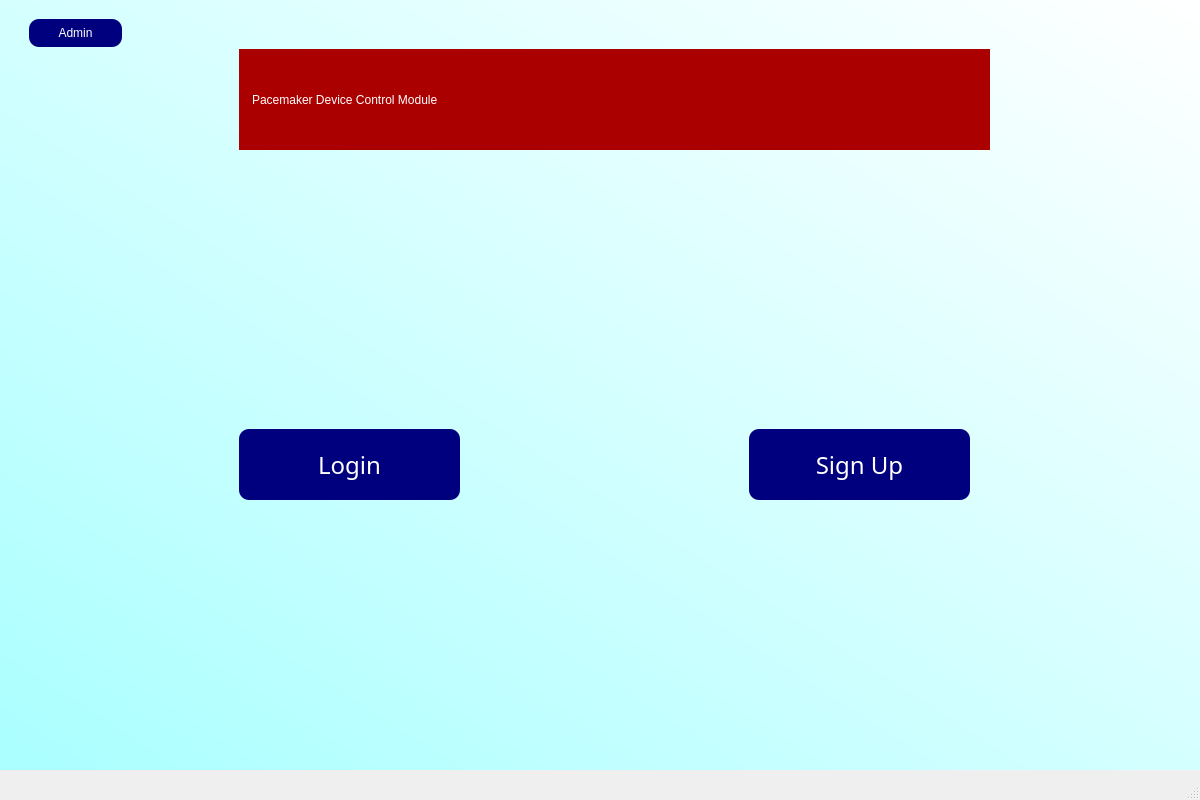
<?xml version="1.0" encoding="UTF-8"?>
<ui version="4.0">
 <class>MainWindow</class>
 <widget class="QMainWindow" name="MainWindow">
  <property name="geometry">
   <rect>
    <x>0</x>
    <y>0</y>
    <width>1200</width>
    <height>800</height>
   </rect>
  </property>
  <property name="windowTitle">
   <string>MainWindow</string>
  </property>
  <widget class="QWidget" name="centralwidget">
   <widget class="QWidget" name="bgWidget" native="true">
    <property name="geometry">
     <rect>
      <x>-1</x>
      <y>-1</y>
      <width>1201</width>
      <height>771</height>
     </rect>
    </property>
    <property name="cursor">
     <cursorShape>ArrowCursor</cursorShape>
    </property>
    <property name="mouseTracking">
     <bool>false</bool>
    </property>
    <property name="toolTipDuration">
     <number>5</number>
    </property>
    <property name="styleSheet">
     <string notr="true">QWidget#bgWidget{
background-color: qlineargradient(spread:reflect, x1:0, y1:1, x2:1, y2:0.00568182, stop:0 rgba(170, 255, 255, 255), stop:1 rgba(255, 255, 255, 255))}</string>
    </property>
    <widget class="QLabel" name="label">
     <property name="geometry">
      <rect>
       <x>240</x>
       <y>50</y>
       <width>751</width>
       <height>101</height>
      </rect>
     </property>
     <property name="cursor">
      <cursorShape>ArrowCursor</cursorShape>
     </property>
     <property name="mouseTracking">
      <bool>false</bool>
     </property>
     <property name="toolTipDuration">
      <number>5</number>
     </property>
     <property name="styleSheet">
      <string notr="true">background-color: rgb(170, 0, 0);
color: rgb(255, 255, 255);
font: 27pt &quot;Palatino Linotype&quot;;
padding:10px;
</string>
     </property>
     <property name="text">
      <string>Pacemaker Device Control Module</string>
     </property>
    </widget>
    <widget class="QPushButton" name="loginButton">
     <property name="geometry">
      <rect>
       <x>240</x>
       <y>430</y>
       <width>221</width>
       <height>71</height>
      </rect>
     </property>
     <property name="font">
      <font>
       <family>MS Reference Sans Serif</family>
       <pointsize>18</pointsize>
      </font>
     </property>
     <property name="cursor">
      <cursorShape>PointingHandCursor</cursorShape>
     </property>
     <property name="mouseTracking">
      <bool>false</bool>
     </property>
     <property name="toolTipDuration">
      <number>5</number>
     </property>
     <property name="styleSheet">
      <string notr="true">QPushButton {
	color: rgb(255, 255, 255);
	background-color: rgb(0, 0, 127);
	border-radius: 10px;
}

QPushButton:hover {
	background-color: rgb(85, 170, 255);
}</string>
     </property>
     <property name="text">
      <string>Login</string>
     </property>
    </widget>
    <widget class="QPushButton" name="signUpButton">
     <property name="geometry">
      <rect>
       <x>750</x>
       <y>430</y>
       <width>221</width>
       <height>71</height>
      </rect>
     </property>
     <property name="font">
      <font>
       <family>MS Reference Sans Serif</family>
       <pointsize>18</pointsize>
      </font>
     </property>
     <property name="cursor">
      <cursorShape>PointingHandCursor</cursorShape>
     </property>
     <property name="mouseTracking">
      <bool>false</bool>
     </property>
     <property name="toolTipDuration">
      <number>5</number>
     </property>
     <property name="styleSheet">
      <string notr="true">QPushButton {
	color: rgb(255, 255, 255);
	background-color: rgb(0, 0, 127);
	border-radius: 10px;
}

QPushButton:hover {
	background-color: rgb(85, 170, 255);
}</string>
     </property>
     <property name="text">
      <string>Sign Up</string>
     </property>
    </widget>
    <widget class="QPushButton" name="adminButton">
     <property name="geometry">
      <rect>
       <x>30</x>
       <y>20</y>
       <width>93</width>
       <height>28</height>
      </rect>
     </property>
     <property name="cursor">
      <cursorShape>PointingHandCursor</cursorShape>
     </property>
     <property name="styleSheet">
      <string notr="true">QPushButton {
	color: rgb(255, 255, 255);
	background-color: rgb(0, 0, 127);
	border-radius: 10px;
}

QPushButton:hover {
	background-color: rgb(85, 170, 255);
}</string>
     </property>
     <property name="text">
      <string>Admin</string>
     </property>
    </widget>
   </widget>
  </widget>
  <widget class="QMenuBar" name="menubar">
   <property name="geometry">
    <rect>
     <x>0</x>
     <y>0</y>
     <width>1200</width>
     <height>26</height>
    </rect>
   </property>
  </widget>
  <widget class="QStatusBar" name="statusbar"/>
 </widget>
 <resources/>
 <connections/>
</ui>
